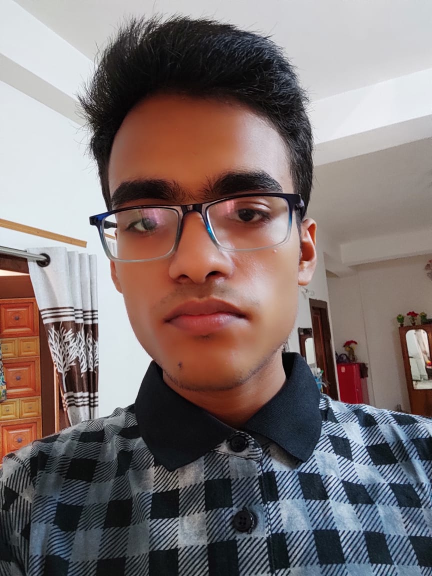
#> input picture im1.jpeg, 864 x 1152 px, found by its file name (shown at 1/2 size)
$ python contours.py
#> lines starting #> are read from the running program, lines starting #| are printed output that depends on the picture; after the words box and inside, x2 and y2 are one past the last pixel; in counts of white or black regions, pixels touching at a corner belong together
import cv2 as cv
import numpy as np

img=cv.imread('E:\Downloads\Documents\open cv\code\im1.jpeg')
#> img is the input picture: shape (1152, 864, 3); mean B, G, R 113.1, 114, 126.6
cv.imshow('image',img)

cropped=cv.resize(img,(500,600)) #without considering the aspect ratio
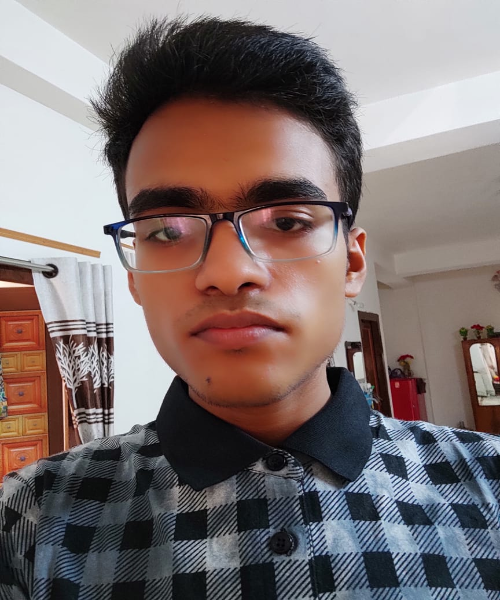
#> cropped: shape (600, 500, 3); mean B, G, R 113, 113.9, 126.5
cv.imshow('resized',cropped)

# cropped=img[300:800,0:700]
# cv.imshow('image',cropped)

gray=cv.cvtColor(cropped,cv.COLOR_BGR2GRAY)
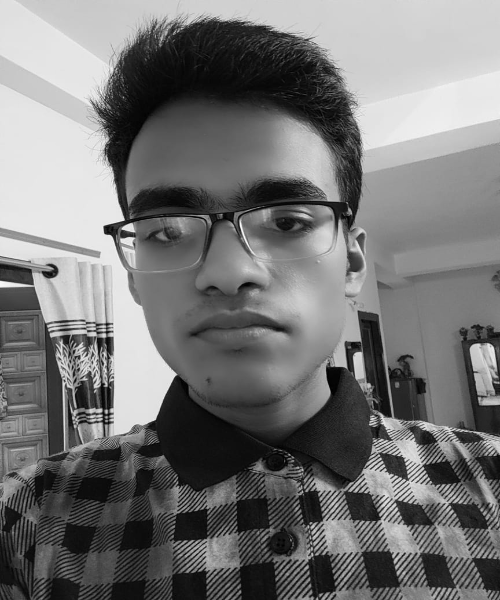
#> gray: shape (600, 500); min 0, max 251, mean 117.5
cv.imshow('image',gray)

blur=cv.GaussianBlur(cropped,(3,3),cv.BORDER_DEFAULT)
cv.imshow('blur',blur)

canny=cv.Canny(cropped,125,175)
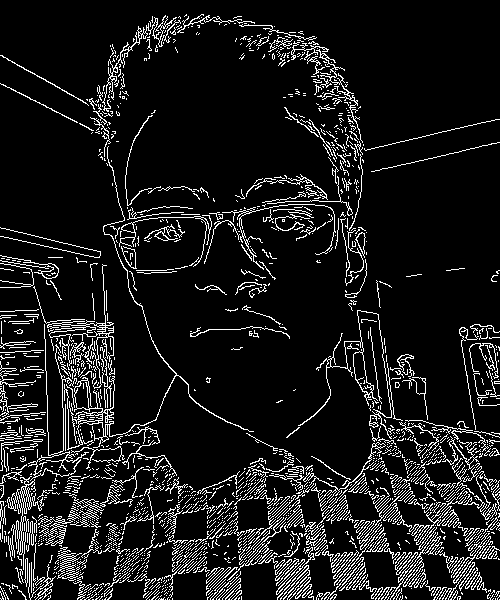
#> canny: shape (600, 500); 10.2% white in thin lines or dots
cv.imshow('canny',canny)

# ret,thresh=cv.threshold(gray,125,255,cv.THRESH_BINARY)
# cv.imshow('tres',thresh)

blank=np.zeros(img.shape,dtype='uint8')
contours,heirarchies=cv.findContours(canny,cv.RETR_LIST,cv.CHAIN_APPROX_SIMPLE)
#> contours = 1950 contours, 1848 with area under 20; largest, box (x1, y1, x2, y2) and area: (64, 146, 254, 450) 674, (298, 310, 395, 439) 564, (353, 351, 373, 395) 400, (7, 476, 35, 570) 394, (74, 380, 90, 410) 319
print(len(contours))
#| 1950
cv.drawContours(blank,contours,-1,(255,120,0),1)
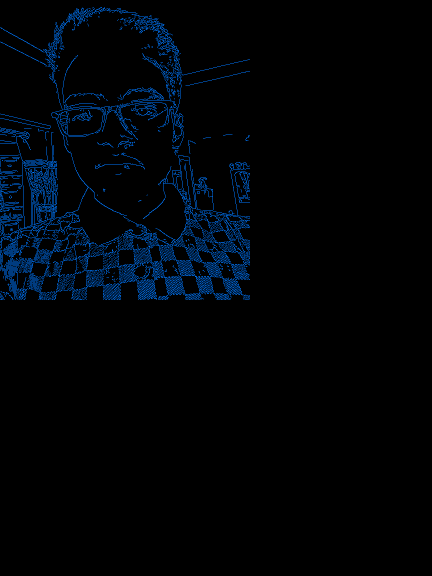
#> blank: shape (1152, 864, 3) (shown at 1/2 size); mean of channels 0, 1, 2 7.9, 3.7, 0; drawn as B, G, R
cv.imshow('contoress',blank)

cv.waitKey(0)

$ run again, with ben.jpg copied over im1.jpeg
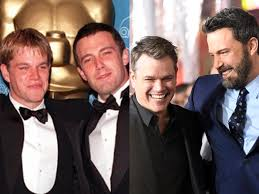
#> input picture ben.jpg, 259 x 194 px, found by its file name
#> img is the input picture: shape (194, 259, 3); mean B, G, R 95.9, 99.7, 118.7
#> `canny=cv.Canny(cropped,125,175)`:
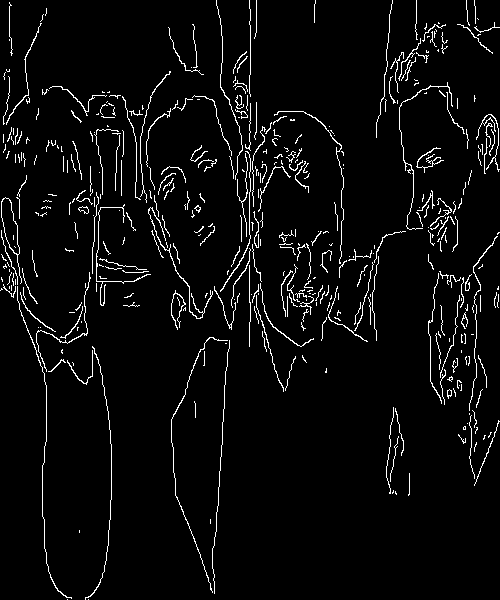
#> canny: shape (600, 500); 4.3% white in thin lines or dots
#> contours = 434 contours, 411 with area under 20; largest, box (x1, y1, x2, y2) and area: (1, 197, 22, 284) 586, (1, 197, 20, 255) 573, (148, 207, 213, 319) 60, (78, 206, 89, 214) 42, (171, 337, 228, 593) 40
#| 434
#> `cv.drawContours(blank,contours,-1,(255,120,0),1)`:
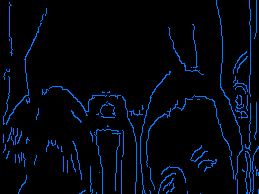
#> blank: shape (194, 259, 3); mean of channels 0, 1, 2 14.4, 6.8, 0; drawn as B, G, R

$ run again, with group2.jpg copied over im1.jpeg
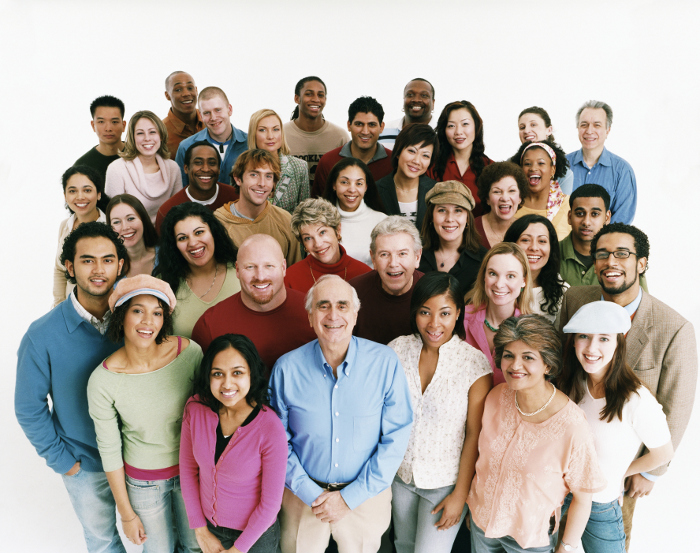
#> input picture group2.jpg, 700 x 553 px, found by its file name
#> img is the input picture: shape (553, 700, 3); mean B, G, R 161.2, 167.2, 177.2
#> `canny=cv.Canny(cropped,125,175)`:
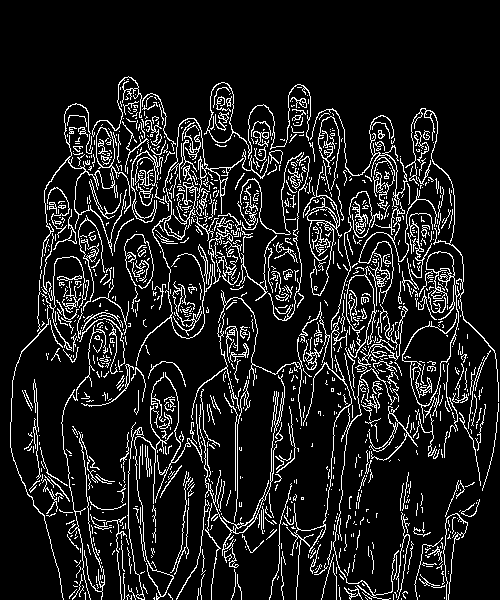
#> canny: shape (600, 500); 11.4% white in thin lines or dots, all inside (x1, y1, x2, y2) = (10, 76, 499, 600)
#> contours = 1477 contours, 1370 with area under 20; largest, box (x1, y1, x2, y2) and area: (346, 266, 377, 358) 1404, (346, 274, 375, 347) 1358, (204, 82, 311, 159) 1257, (207, 82, 234, 143) 1178, (402, 108, 499, 423) 842
#| 1477
#> `cv.drawContours(blank,contours,-1,(255,120,0),1)`:
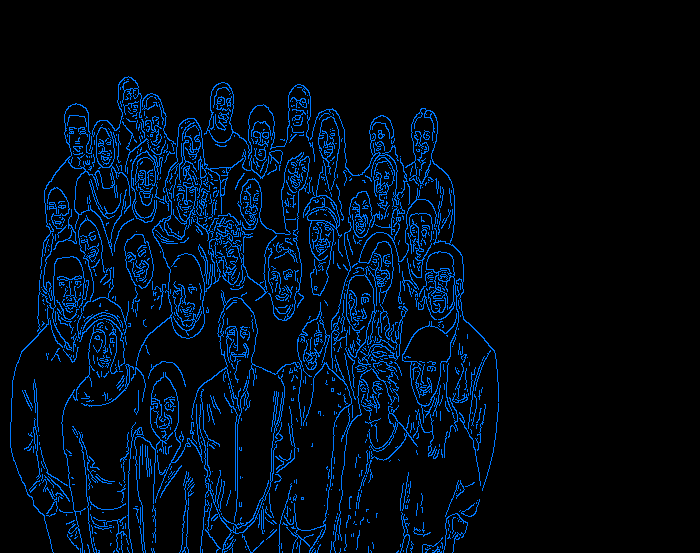
#> blank: shape (553, 700, 3); mean of channels 0, 1, 2 20.9, 9.8, 0; drawn as B, G, R

$ run again, with im.jpg copied over im1.jpeg
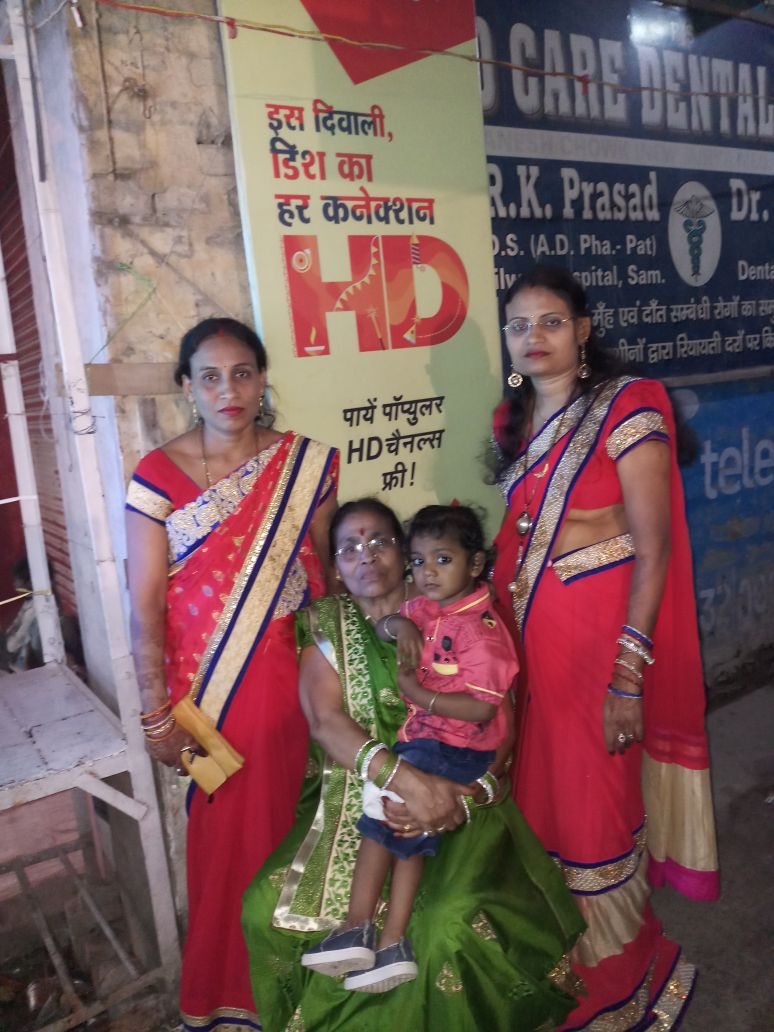
#> input picture im.jpg, 774 x 1032 px, found by its file name
#> img is the input picture: shape (1032, 774, 3); mean B, G, R 93.9, 93.8, 121.3
#> `canny=cv.Canny(cropped,125,175)`:
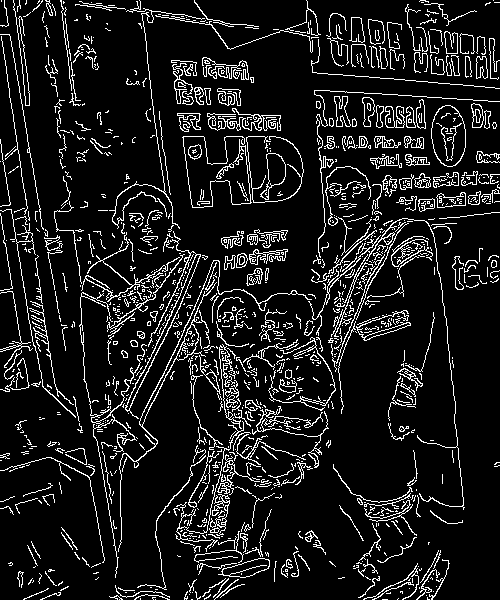
#> canny: shape (600, 500); 10.7% white in thin lines or dots
#> contours = 1378 contours, 1217 with area under 20; largest, box (x1, y1, x2, y2) and area: (431, 105, 466, 167) 1643, (431, 105, 466, 167) 1610, (125, 231, 201, 419) 824, (125, 254, 201, 411) 656, (118, 260, 312, 552) 618
#| 1378
#> `cv.drawContours(blank,contours,-1,(255,120,0),1)`:
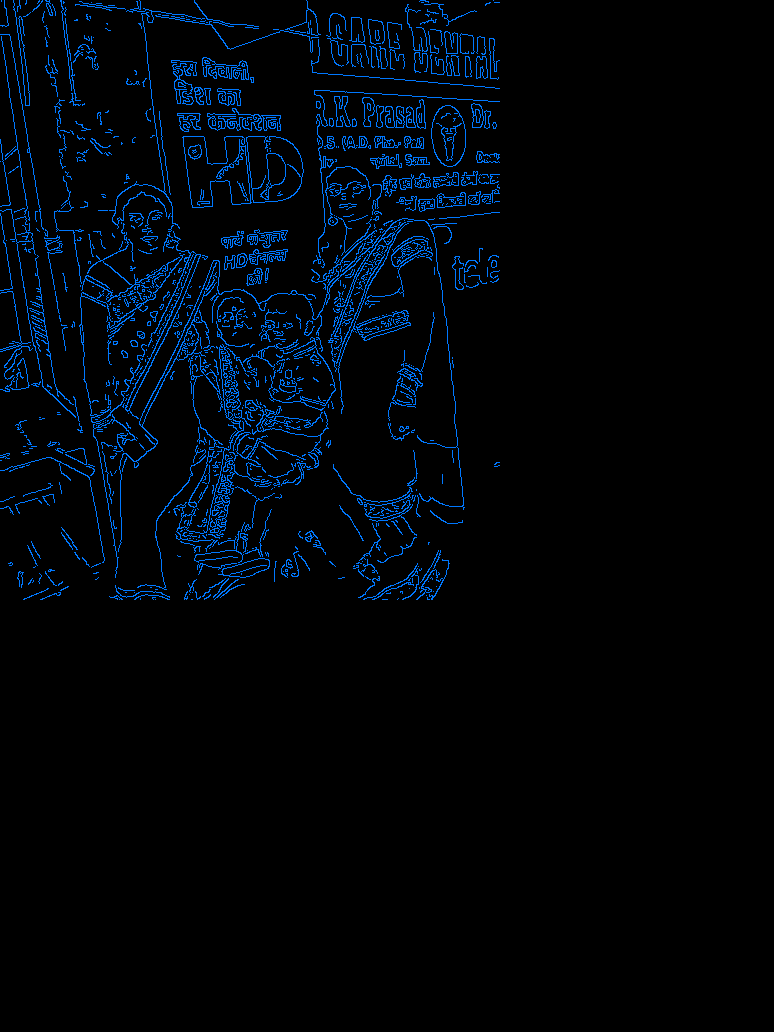
#> blank: shape (1032, 774, 3); mean of channels 0, 1, 2 10.3, 4.8, 0; drawn as B, G, R
